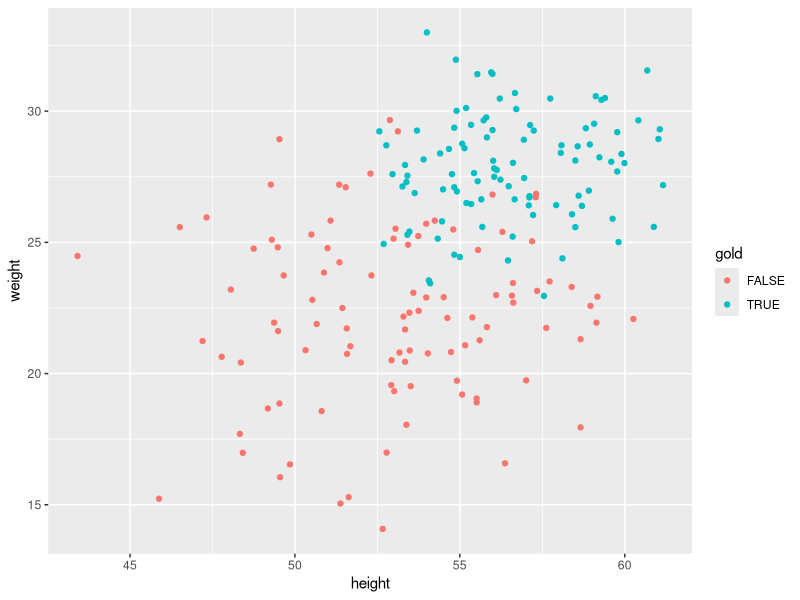
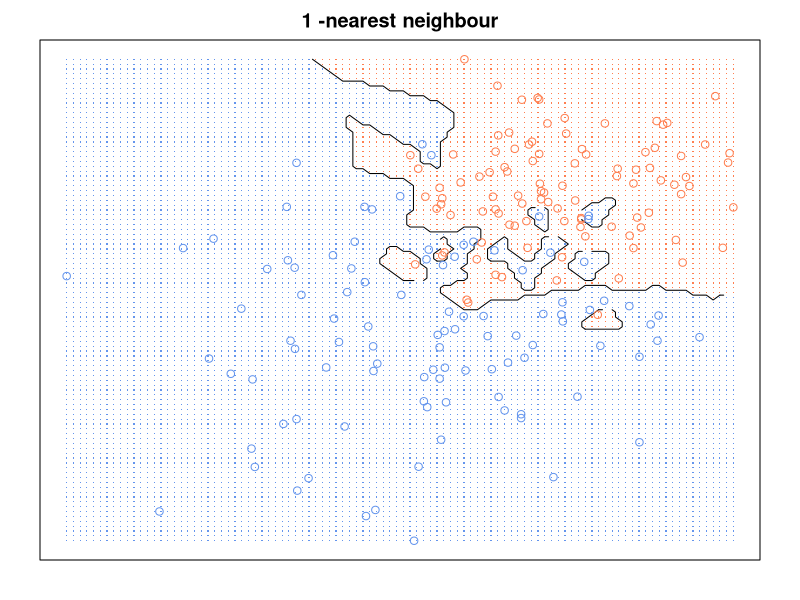
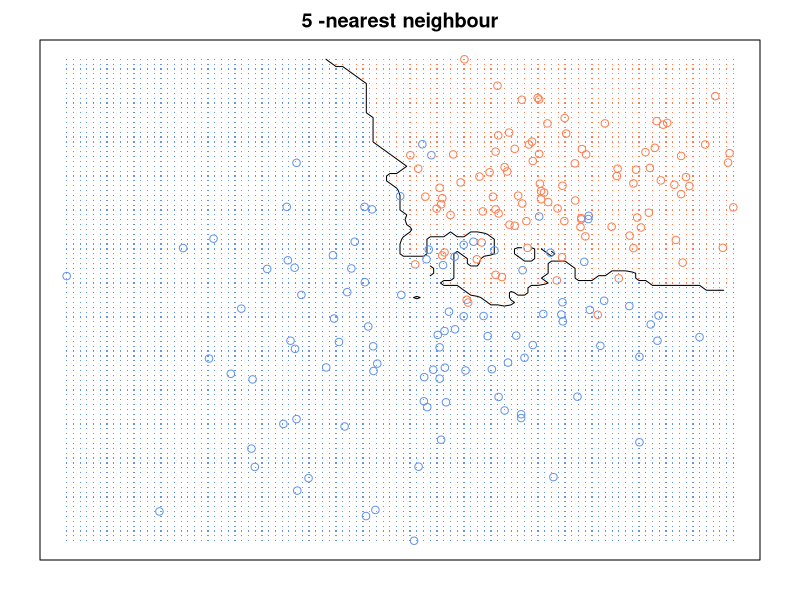
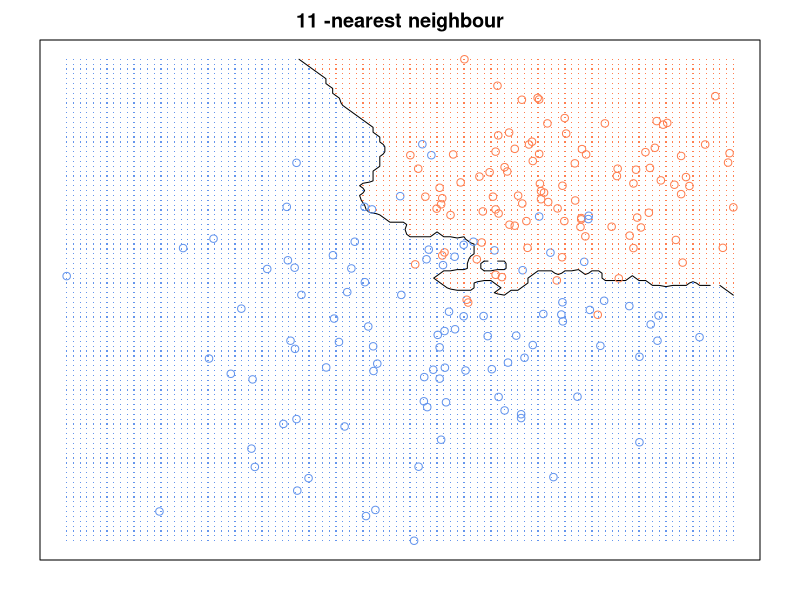
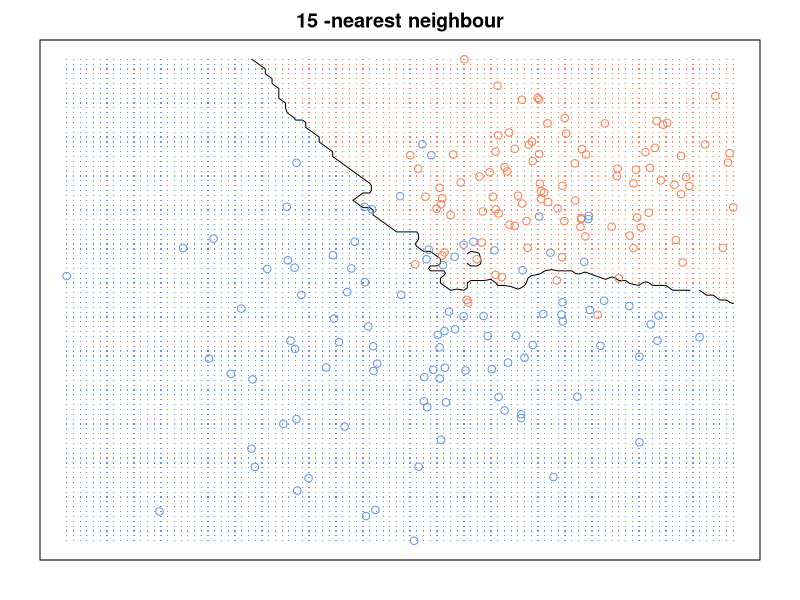

Recreate these plots in R, in order.
#SUPERVISED ML----------------------------------------------
#library----------------------------------------------------
library(ggplot2)
library(class)
#admin------------------------------------------------------
# n = 20
n = 100
set.seed(1239)
corgis.weight <- round(rnorm(n,28,2),2)
corgis.height <- round(rnorm(n,56,3),2)

huskies.weight <- round(rnorm(n,22,3),2)
huskies.height <- round(rnorm(n,53,3),2)

corgis <- data.frame(height = corgis.height, weight = corgis.weight, gold = TRUE, plotCol = "red")
huskies <- data.frame(height = huskies.height, weight = huskies.weight, gold = FALSE, plotCol = "black")

dogs <- rbind(corgis, huskies)
#LOGREG-----------------------------------------------------

#predict the probability of being a golden retriever/corgi
#actually we predict the log of the odds.
# log(odds) ~ x + y

ggplot(dogs,aes(x = height, y = weight, color = gold)) +
  geom_point()

set.seed(101) 
sample <- sample.int(n = nrow(dogs),
                     size = floor(.75*nrow(dogs)),
                     replace = F)
train <- dogs[sample, ]
test  <- dogs[-sample, ]


#lm(height~weight, data = dogs)
lr <- glm(gold ~ weight + height, data = train,
          family = "binomial")
lrS <- summary(lr)
lrS

#As height and weight go up, the probability of being a golden retriever goes up


#Confusion Matrix
predict <- predict(lr, test, type = 'response')
table(test$gold, predict > 0.5)

#KNN-------------------------------------------------------
#---dog KNN----------------------------------------------------------
knnGraph <- function(k){
  b = 100
  x <- rep(seq(min(dogs$height), max(dogs$height), length.out = b),b)#mixture.example$x
  y <- sort(rep(seq(min(dogs$weight), max(dogs$weight), length.out = b),b))#mixture.example$y
  xnew <- cbind(x,y)
  x <- dogs[1:2]
  g <- dogs$gold
  #k = 11
  mod15 <- knn(x, xnew, g, k=k, prob=TRUE)
  prob <- attr(mod15, "prob")
  prob <- ifelse(mod15==T, prob, 1-prob)
  px1 <- seq(min(dogs$height), max(dogs$height), length.out = b)
  px2 <- seq(min(dogs$weight), max(dogs$weight), length.out = b)
  prob15 <- matrix(prob, length(px1), length(px2))
  par(mar=rep(2,4))
  contour(px1, px2, prob15, levels=0.5, labels="", xlab="", ylab="", main=
            paste(k,"-nearest neighbour"), axes=FALSE)
  points(x, col=ifelse(g, "coral", "cornflowerblue"))
  gd <- expand.grid(x=px1, y=px2)
  points(gd, pch=".", cex=1.2, col=ifelse(prob15>0.5, "coral", "cornflowerblue"))
  box()
}
knnGraph(1)
knnGraph(5)
knnGraph(11)
knnGraph(15)

#---knn in R-------------------------------------------------
kn <- knn(train[,1:2],test[,1:2],
          cl = train$gold,
          k = 30, prob = T)


table(test$gold,kn)
